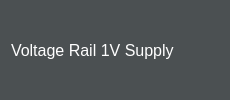
           <widget class="QWidget" name="widget_17" native="true">
            <property name="styleSheet">
             <string notr="true">background-color: rgb(46, 52, 54,160);</string>
            </property>
            <layout class="QHBoxLayout" name="horizontalLayout_15">
             <item>
              <widget class="QLabel" name="label_30">
               <property name="font">
                <font>
                 <pointsize>12</pointsize>
                </font>
               </property>
               <property name="styleSheet">
                <string notr="true">color: white;
background: transparent;</string>
               </property>
               <property name="text">
                <string>Voltage Rail 1V Supply</string>
               </property>
              </widget>
             </item>
             <item alignment="Qt::AlignHCenter">
              <widget class="QLabel" name="voltageRail1VSupplyLeftLabel">
               <property name="font">
                <font>
                 <pointsize>12</pointsize>
                </font>
               </property>
               <property name="styleSheet">
                <string notr="true">color:white;
background: transparent;</string>
               </property>
               <property name="text">
                <string/>
               </property>
              </widget>
             </item>
             <item alignment="Qt::AlignHCenter">
              <widget class="QLabel" name="voltageRail1VSupplyAvgLabel">
               <property name="font">
                <font>
                 <pointsize>12</pointsize>
                </font>
               </property>
               <property name="styleSheet">
                <string notr="true">color:white;
background: transparent;</string>
               </property>
               <property name="text">
                <string/>
               </property>
              </widget>
             </item>
             <item alignment="Qt::AlignHCenter">
              <widget class="QLabel" name="voltageRail1VSupplyRightLabel">
               <property name="font">
                <font>
                 <pointsize>12</pointsize>
                </font>
               </property>
               <property name="styleSheet">
                <string notr="true">color:white;
background: transparent;</string>
               </property>
               <property name="text">
                <string/>
               </property>
              </widget>
             </item>
            </layout>
           </widget>
